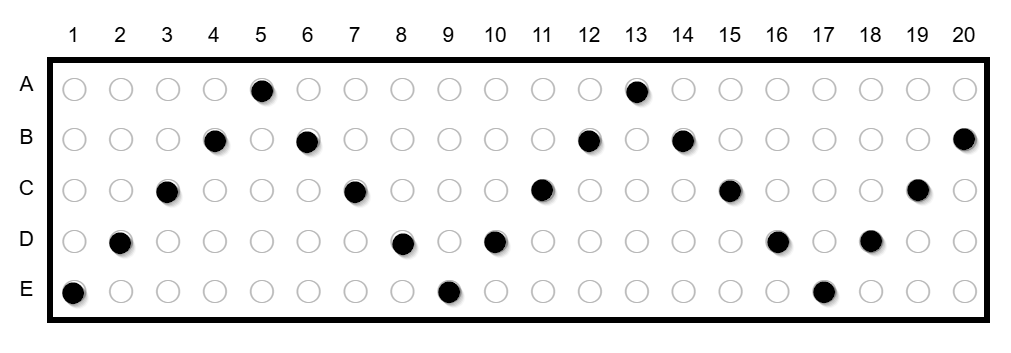
#> input picture gabaritos/teste-gabarito-de-marcar.png, 1011 x 353 px
$ python -i utils.py   (imports and definitions only)   (older library calls are emulated)
#> lines starting #> are read from the running program, lines starting #| are printed output that depends on the picture
import cv2
import numpy as np


def remover_sombra(img):
    planos_rgb = cv2.split(img)
    planos_normalizados = []
    for plano in planos_rgb:
        img_dilatada = cv2.dilate(plano, np.ones((7, 7), np.uint8))
        img_fundo = cv2.medianBlur(img_dilatada, 41)
        diff_img = 255 - cv2.absdiff(plano, img_fundo)
        norm_img = cv2.normalize(
            diff_img, None, alpha=0, beta=255, norm_type=cv2.NORM_MINMAX, dtype=cv2.CV_8UC1)
        planos_normalizados.append(norm_img)
    imagem_sem_sombra = cv2.merge(planos_normalizados)
    return imagem_sem_sombra


# [64 lines left out: functions encontrar_vertices, encontrar_retangulos, reordenar_pontos, cortar_imagem, fatiar_vertical, fatiar_horizontal, not called in this run]


def exibir_imagens(lista_imagens):
    for imagem in lista_imagens:
        cv2.imshow(imagem[0], imagem[1])


def obter_indice_da_alternativa(alternativa):
    alternativa_minuscula = alternativa.lower()
    return ["a", "b", "c", "d", "e"].index(alternativa_minuscula)


# [5 lines left out: function obter_alternativa_pelo_indice, not called in this run]

>>> import cv2
>>> picture = cv2.imread('gabaritos/teste-gabarito-de-marcar.png')
#> picture is the input picture: shape (353, 1011, 3); min 0, max 255, mean 235.9
>>> result = remover_sombra(picture)
#> the loop in remover_sombra, `for plano in planos_rgb:` made 3 passes
#> pass 1, in remover_sombra, `img_dilatada = cv2.dilate(plano, np.ones((7, 7), np.uint8))`:
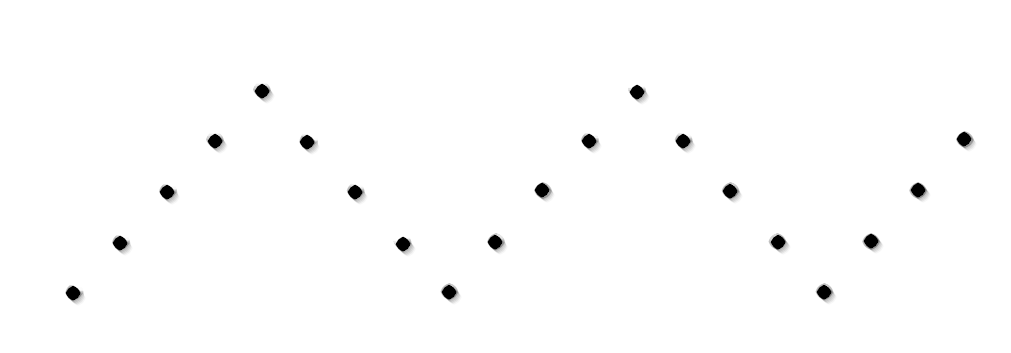
#> img_dilatada: shape (353, 1011); min 0, max 255, mean 252.6
#> after the loop in remover_sombra, `for plano in planos_rgb:`: planos_normalizados = 3 items
